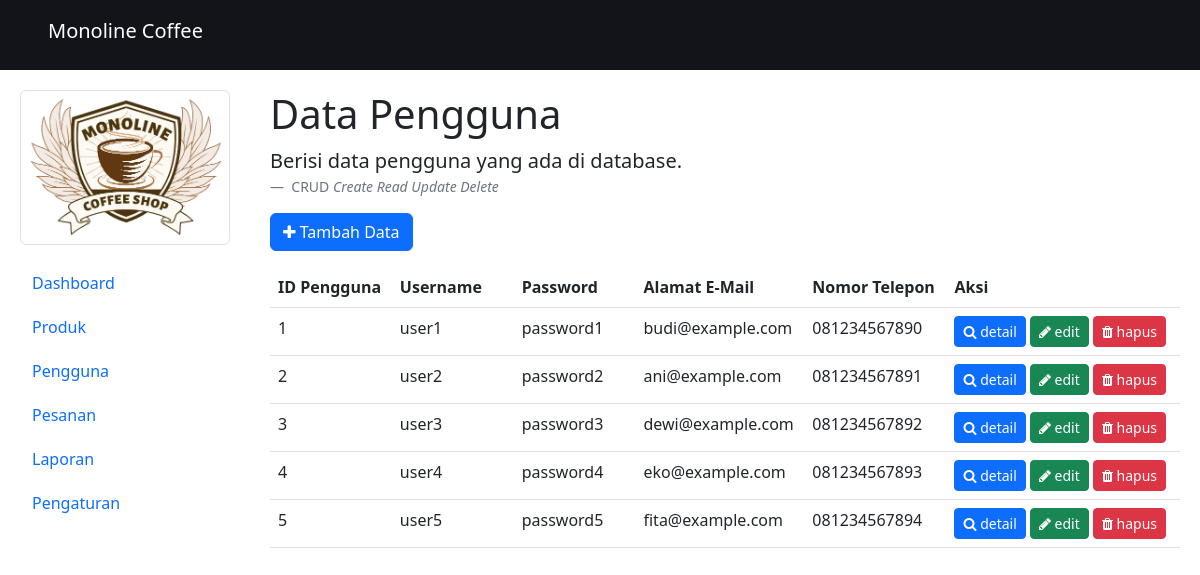
Screenshot of /admin/pengguna.php with the database file from the repository.
### tables this page shows
CREATE TABLE `tb_pengguna` (
  `id_pengguna` int(11) NOT NULL,
  `username` varchar(20) NOT NULL,
  `password` varchar(20) NOT NULL,
  `nama_depan` varchar(50) DEFAULT NULL,
  `nama_belakang` varchar(50) DEFAULT NULL,
  `alamat_email` varchar(100) NOT NULL,
  `alamat_pengiriman` varchar(255) DEFAULT NULL,
  `nomor_telepon` varchar(15) DEFAULT NULL,
  `tanggal_registrasi` date DEFAULT NULL
);

### admin/pengguna.php (the view, shortened to what this page needs)
<?php include('header.php'); ?>
        <section class="main">
            <h1 class="">Data Pengguna</h1>
            <figure>
                <blockquote class="blockquote">
                    <p>Berisi data pengguna yang ada di database.</p>
                </blockquote>
                <figcaption class="blockquote-footer">
                    CRUD <cite title="Source Title">Create Read Update Delete</cite>
                </figcaption>
            </figure>
            <a href="tambah-pengguna.php" type="button" class="btn btn-primary mb-3">
                <i class="fa fa-plus"></i>
                Tambah Data
            </a>
            <div class="table-responsive">
                <table class="table table-hover">
                    <thead>
                        <tr>
                            <th style="min-width: 120px;">ID Pengguna</th>
                            <th style="min-width: 120px;">Username</th>
                            <th style="min-width: 120px;">Password</th>
                            <th style="min-width: 140px;">Alamat E-Mail</th>
                            <th style="min-width: 140px;">Nomor Telepon</th>
                            <th style="min-width: 230px;">Aksi</th>
                        </tr>
                    </thead>
                    <tbody>
                        <?php
                            $query = mysqli_query($koneksi, "SELECT * FROM tb_pengguna");
                            while($data = mysqli_fetch_assoc($query)){
                        ?>
                            <tr>
                                <td>
                                    <?php echo $data['id_pengguna']; ?>
                                </td>
                                <td>
                                    <?php echo $data['username']; ?>
                                </td>
                                <td>
                                    <?php echo $data['password']; ?>
                                </td>
                                <td>
                                    <?php echo $data['alamat_email']; ?>
                                </td>
                                <td>
                                    <?php echo $data['nomor_telepon']; ?>
                                </td>
                                <td>
                                    <a href="detail-pengguna.php?detail-pengguna=<?php echo $data['id_pengguna']; ?>" type="button" class="btn btn-primary btn-sm">
                                        <i class="fa fa-search"></i>
                                        detail
                                    </a>
                                    <a href="edit-pengguna.php?edit-pengguna=<?php echo $data['id_pengguna']; ?>" type="button" class="btn btn-success btn-sm">
                                        <i class="fa fa-pencil"></i>
                                        edit
                                    </a>
                                    <a href="proses-pengguna.php?hapus-pengguna=<?php echo $data['id_pengguna']; ?>" type="button" class="btn btn-danger btn-sm" onclick="return confirm('Apakah anda yakin ingin menghapus data tersebut ???')">
                                        <i class="fa fa-trash"></i>
                                        hapus
                                    </a>
                                </td>
                            </tr>
                        <?php
                            }
                        ?>
                    </tbody>
                </table>
            </div>
        </section>
<?php include('footer.php'); ?>

### admin/header.php (shortened to what this page needs)
<!DOCTYPE html>
<html lang="en">
<head>
    <link href="../assets/bootstrap/css/bootstrap.min.css" rel="stylesheet">
    <link rel="stylesheet" href="../assets/fontawesome/css/font-awesome.min.css">
</head>
<body>
    <div class="container-fluid">
        <header class="header">
            <div class="title">
                <h5>Monoline Coffee</h5>
            </div>
        </header>
        <section class="aside">
            <div class="logo">
                <img src="../assets/img/logo2.png" alt="" class="img-thumbnail">
            </div>
            <div class="links">
                <ul class="list-unstyled">
                    <li class="list-item"><a href="admin.php" class="btn btn-outline-primary mb-2 aside-btn">Dashboard</a></li>
                    <li class="list-item"><a href="produk.php" class="btn btn-outline-primary mb-2 aside-btn">Produk</a></li>
                    <li class="list-item"><a href="pengguna.php" class="btn btn-outline-primary mb-2 aside-btn">Pengguna</a></li>
                    <li class="list-item"><a href="pesanan.php" class="btn btn-outline-primary mb-2 aside-btn">Pesanan</a></li>
                    <li class="list-item"><a href="laporan.php" class="btn btn-outline-primary mb-2 aside-btn">Laporan</a></li>
                    <li class="list-item"><a href="pengaturan.php" class="btn btn-outline-primary mb-2 aside-btn">Pengaturan</a></li>
                </ul>
            </div>
        </section>

### admin/footer.php
    </div>
</body>
</html>

### admin/header.php (style rules this page uses)
:root { --main-color: #d3ad7f; --black: #13131a; --white: #fff; }
* { margin: 0; padding: 0; box-sizing: border-box; transition: .2s linear; }
.container-fluid { padding: 0; display: grid; grid-template-areas: 'header header' 'aside main'; grid-template-columns: 250px; grid-template-rows: 70px; height: 100vh; overflow: hidden; }
.header { grid-area: header; display: flex; justify-content: space-between; align-items: center; background: var(--black); padding: 0 4%; }
.header h5 { color: var(--white); }
.aside { grid-area: aside; padding: 20px; background: var(--white); }
.aside .links { margin-top: 20px; }
.aside .aside-btn { width: 100%; border: none; text-align: left; }
.main { grid-area: main; padding: 20px; background: var(--white); overflow: auto; }

### rows the page displays
tb_pengguna: id_pengguna "1", username "user1", password "password1", alamat_email "budi@example.com", nomor_telepon "081234567890"
tb_pengguna: id_pengguna "2", username "user2", password "password2", alamat_email "ani@example.com", nomor_telepon "081234567891"
tb_pengguna: id_pengguna "3", username "user3", password "password3", alamat_email "dewi@example.com", nomor_telepon "081234567892"
tb_pengguna: id_pengguna "4", username "user4", password "password4", alamat_email "eko@example.com", nomor_telepon "081234567893"
tb_pengguna: id_pengguna "5", username "user5", password "password5", alamat_email "fita@example.com", nomor_telepon "081234567894"
